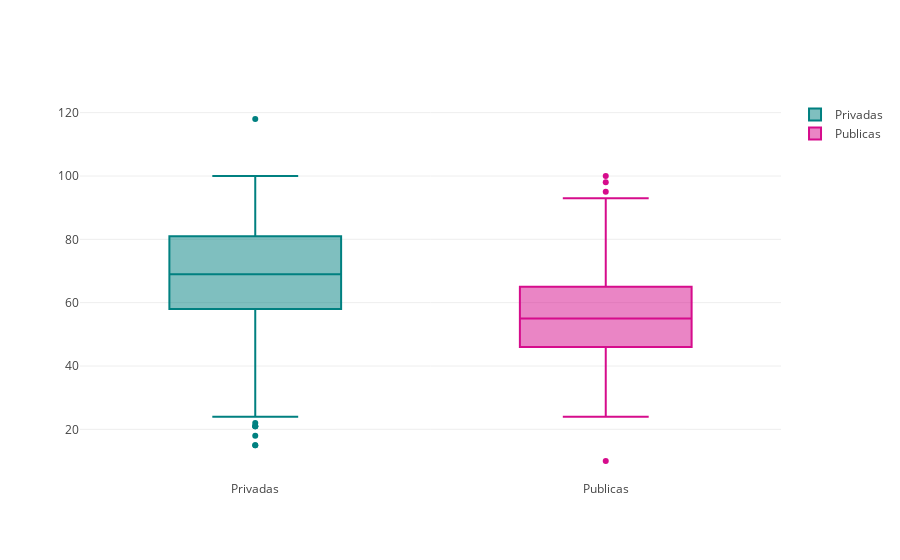

Notebook cell for this chart:
### Markdown cell above
Los estudiantes top prefieren ir a universidades privadas que públicas

### Code cell
#Para terminar hagamos el 4.
#Analicemos por boxplots...

trace0 = go.Box(
    y=privadas['Grad.Rate'],
    name = 'Privadas',
    marker = dict(
        color = 'rgb(0, 128, 128)',
    )
)
trace1 = go.Box(
    y=publicas['Grad.Rate'],
    name = 'Publicas',
    marker = dict(
        color = 'rgb(214, 12, 140)',
    )
)
layout = go.Layout(
    title = "Boxplots tasa de graduación privadas y públicas"
)
data = [trace0, trace1]
fig = go.Figure(data=data,layout=layout)
py.iplot(data)

### Figure 1 — Plotly figure (JSON) as saved in the notebook; plotly's stock layout.template omitted (floating-point values rounded to 4 significant figures; data arrays with more than 128 entries replaced by an {"elided": "..."} marker saying what was removed)
{"data": [{"marker": {"color": "rgb(0, 128, 128)"}, "name": "Privadas", "type": "box", "y": {"elided": "565 int values"}}, {"marker": {"color": "rgb(214, 12, 140)"}, "name": "Publicas", "type": "box", "y": {"elided": "212 int values"}}], "layout": {}}
